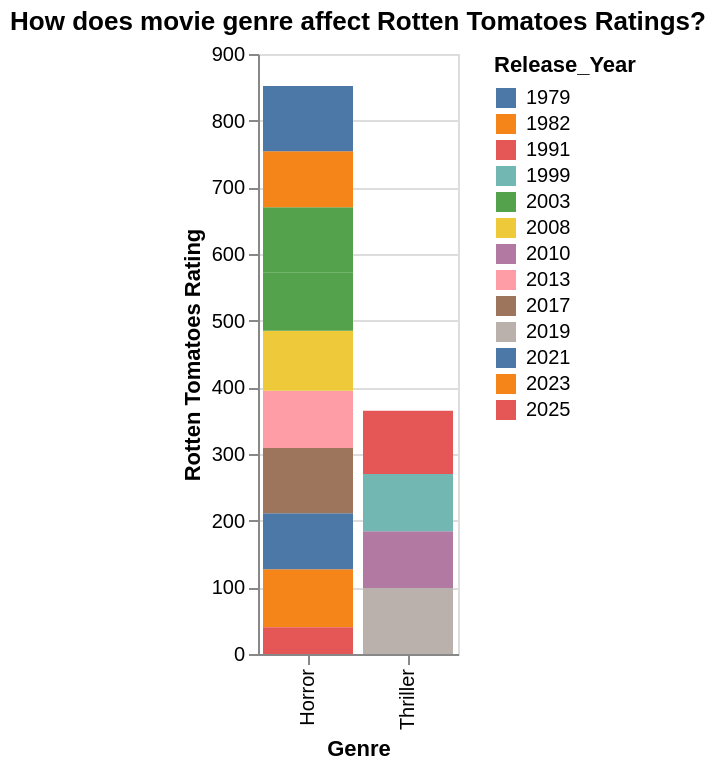

Here is the notebook cell this chart was saved with:
### Code cell
alt.Chart(df).mark_bar().encode(
    x='Genre:O',
    y=alt.Y('Rotten_Tomatoes_Rating:Q', title='Rotten Tomatoes Rating'),
    color='Release_Year:N',
    # column='Release_Year:N'
).properties(
    title='How does movie genre affect Rotten Tomatoes Ratings?',
    width=100,
    height=300
).interactive()

### Figure 1 — Vega-Lite specification as saved in the notebook (floating-point values rounded to 4 significant figures)
{"config": {"view": {"continuousWidth": 300, "continuousHeight": 300}}, "data": {"name": "data-d33437761bff85379065cb558c17d843"}, "mark": {"type": "bar"}, "encoding": {"color": {"field": "Release_Year", "type": "nominal"}, "x": {"field": "Genre", "type": "ordinal"}, "y": {"field": "Rotten_Tomatoes_Rating", "title": "Rotten Tomatoes Rating", "type": "quantitative"}}, "height": 300, "params": [{"name": "param_6", "select": {"type": "interval", "encodings": ["x", "y"]}, "bind": "scales"}], "title": "How does movie genre affect Rotten Tomatoes Ratings?", "width": 100, "$schema": "https://vega.github.io/schema/vega-lite/v5.20.1.json", "datasets": {"data-d33437761bff85379065cb558c17d843": [{"Title": "The Blackening", "Release_Date": "6/16/2023", "Release_Year": 2023, "Release_Month": 6, "Movie_Length": 97, "Genre": "Horror", "Director": "Tim Story", "IMDB_Rating": 6.0, "Rotten_Tomatoes_Rating": 87, "Oscars_Won": 0, "Production_Budget": 5000000, "2024_Inflation_Adjusted_Budget": 5054000.0, "percent_rotten": 86.93}, {"Title": "Candyman", "Release_Date": "8/27/2021", "Release_Year": 2021, "Release_Month": 8, "Movie_Length": 91, "Genre": "Horror", "Director": "Nia DaCosta", "IMDB_Rating": 5.9, "Rotten_Tomatoes_Rating": 84, "Oscars_Won": 0, "Production_Budget": 25000000, "2024_Inflation_Adjusted_Budget": 28180000.0, "percent_rotten": 86.93}, {"Title": "Parasite", "Release_Date": "8/30/2019", "Release_Year": 2019, "Release_Month": 8, "Movie_Length": 132, "Genre": "Thriller", "Director": "Bong Joon Ho", "IMDB_Rating": 8.5, "Rotten_Tomatoes_Rating": 99, "Oscars_Won": 4, "Production_Budget": 11800000, "2024_Inflation_Adjusted_Budget": 14190000.0, "percent_rotten": 86.93}, {"Title": "Get Out", "Release_Date": "2/24/2017", "Release_Year": 2017, "Release_Month": 2, "Movie_Length": 104, "Genre": "Horror", "Director": "Jordan Peele", "IMDB_Rating": 7.7, "Rotten_Tomatoes_Rating": 98, "Oscars_Won": 1, "Production_Budget": 4500000, "2024_Inflation_Adjusted_Budget": 5697000.0, "percent_rotten": 86.93}, {"Title": "The Conjuring", "Release_Date": "7/19/2013", "Release_Year": 2013, "Release_Month": 7, "Movie_Length": 112, "Genre": "Horror", "Director": "James Wan", "IMDB_Rating": 7.5, "Rotten_Tomatoes_Rating": 86, "Oscars_Won": 0, "Production_Budget": 20000000, "2024_Inflation_Adjusted_Budget": 26410000.0, "percent_rotten": 86.93}, {"Title": "Black Swan", "Release_Date": "12/17/2010", "Release_Year": 2010, "Release_Month": 12, "Movie_Length": 108, "Genre": "Thriller", "Director": "Darren Aronofsky", "IMDB_Rating": 8.0, "Rotten_Tomatoes_Rating": 85, "Oscars_Won": 1, "Production_Budget": 13000000, "2024_Inflation_Adjusted_Budget": 18290000.0, "percent_rotten": 86.93}, {"Title": "REC", "Release_Date": "10/17/2008", "Release_Year": 2008, "Release_Month": 10, "Movie_Length": 78, "Genre": "Horror", "Director": "Jaume Balagueró, Paco Plaza", "IMDB_Rating": 7.4, "Rotten_Tomatoes_Rating": 90, "Oscars_Won": 0, "Production_Budget": 2000000, "2024_Inflation_Adjusted_Budget": 2848000.0, "percent_rotten": 86.93}, {"Title": "28 Days Later", "Release_Date": "6/27/2003", "Release_Year": 2003, "Release_Month": 6, "Movie_Length": 113, "Genre": "Horror", "Director": "Danny Boyle", "IMDB_Rating": 7.5, "Rotten_Tomatoes_Rating": 87, "Oscars_Won": 0, "Production_Budget": 8000000, "2024_Inflation_Adjusted_Budget": 13430000.0, "percent_rotten": 86.93}, {"Title": "Ringu", "Release_Date": "3/4/2003", "Release_Year": 2003, "Release_Month": 3, "Movie_Length": 96, "Genre": "Horror", "Director": "Hideo Nakata", "IMDB_Rating": 7.2, "Rotten_Tomatoes_Rating": 98, "Oscars_Won": 0, "Production_Budget": 1500000, "2024_Inflation_Adjusted_Budget": 2512000.0, "percent_rotten": 86.93}, {"Title": "The Sixth Sense", "Release_Date": "8/6/1999", "Release_Year": 1999, "Release_Month": 8, "Movie_Length": 107, "Genre": "Thriller", "Director": "M. Night Shyamalan", "IMDB_Rating": 8.2, "Rotten_Tomatoes_Rating": 86, "Oscars_Won": 0, "Production_Budget": 40000000, "2024_Inflation_Adjusted_Budget": 73830000.0, "percent_rotten": 86.93}, {"Title": "The Silence of the Lambs", "Release_Date": "2/14/1991", "Release_Year": 1991, "Release_Month": 2, "Movie_Length": 118, "Genre": "Thriller", "Director": "Jonathan Demme", "IMDB_Rating": 8.6, "Rotten_Tomatoes_Rating": 95, "Oscars_Won": 5, "Production_Budget": 19000000, "2024_Inflation_Adjusted_Budget": 43470000.0, "percent_rotten": 86.93}, {"Title": "The Thing", "Release_Date": "6/25/1982", "Release_Year": 1982, "Release_Month": 6, "Movie_Length": 109, "Genre": "Horror", "Director": "John Carpenter", "IMDB_Rating": 8.2, "Rotten_Tomatoes_Rating": 84, "Oscars_Won": 0, "Production_Budget": 15000000, "2024_Inflation_Adjusted_Budget": 47690000.0, "percent_rotten": 86.93}, {"Title": "Alien", "Release_Date": "5/25/1979", "Release_Year": 1979, "Release_Month": 5, "Movie_Length": 117, "Genre": "Horror", "Director": "Ridley Scott", "IMDB_Rating": 8.5, "Rotten_Tomatoes_Rating": 98, "Oscars_Won": 1, "Production_Budget": 11000000, "2024_Inflation_Adjusted_Budget": 47450000.0, "percent_rotten": 86.93}, {"Title": "The Woman in the Yard", "Release_Date": "3/28/2025", "Release_Year": 2025, "Release_Month": 3, "Movie_Length": 88, "Genre": "Horror", "Director": "Jaume Collet-Serra", "IMDB_Rating": 5.1, "Rotten_Tomatoes_Rating": 40, "Oscars_Won": 0, "Production_Budget": 12000000, "2024_Inflation_Adjusted_Budget": 11650000.0, "percent_rotten": 86.93}]}}
